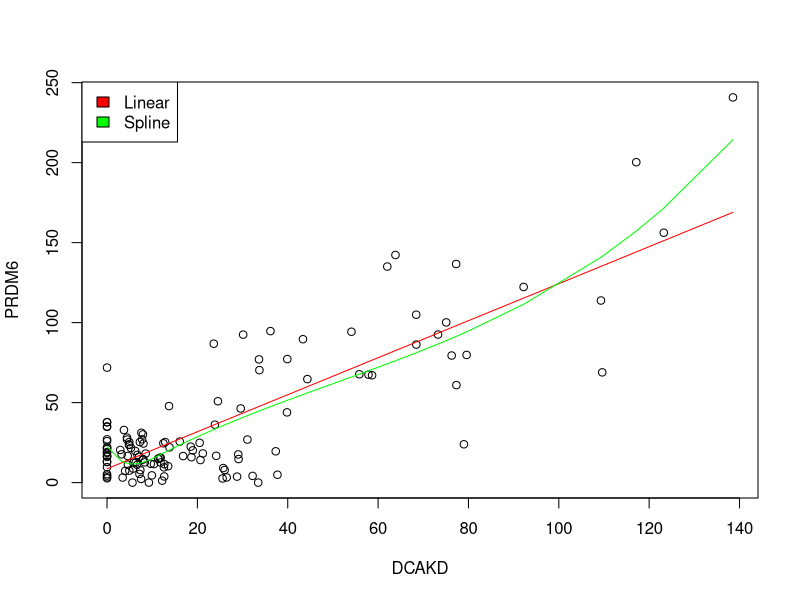
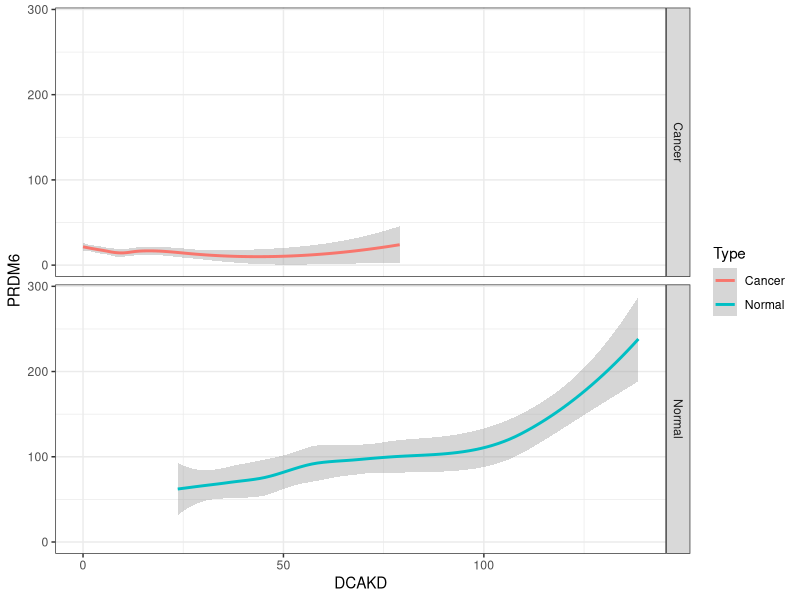

These charts were generated, in order, by the following R code:
##  Import libraries
library(tidyverse)
library(gam)
library(splines)
library(splines2)
library(pheatmap)
library(pROC)
library(RColorBrewer)

##  Import dataset
all_data <- read.csv("../Processed data.csv", header = T, stringsAsFactors = F)
all_data$Type <- as.factor(all_data$Type)

regression_data <- all_data[, c(1:10, 12)]

regression_data <- regression_data[order(regression_data$DCAKD),]

##  Example: Linear analysis on PRDM6 (the best) / DCAKD (the most related)
model_rough <- lm(PRDM6 ~ ., data = regression_data)
summary(model_rough)

model_linear <- lm(PRDM6 ~ DCAKD, data = regression_data)
#summary(model_linear)
model_spline <- lm(PRDM6 ~ bSpline(DCAKD, df = 4), data = regression_data)

plot(PRDM6 ~ DCAKD, data = regression_data)
lines(regression_data$DCAKD, fitted(model_linear), col="red")
lines(regression_data$DCAKD, fitted(model_spline), col="green")
legend(x="topleft", legend = c("Linear","Spline"),fill=c("red", "green"))

all_data %>% 
  ggplot(aes(x = DCAKD, y = PRDM6, col = Type)) + 
  geom_smooth() + 
  theme_bw() + 
  facet_grid(Type ~ .)
  
  
  
  
  

  
  
  
